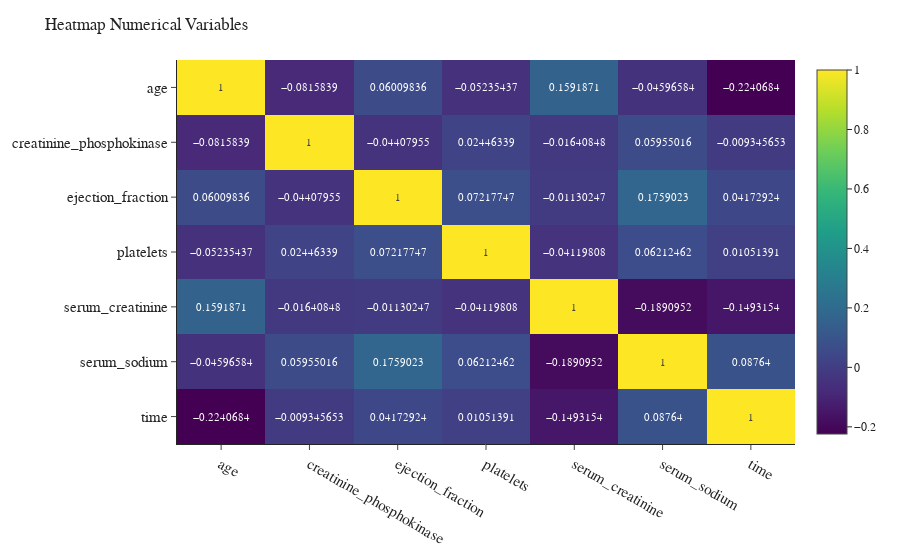

The notebook cell saved with this chart:
### Code cell
# ploting correlation of numerical variables
fig3 = px.imshow(numerical_variables.corr(),text_auto=True,aspect='auto',color_continuous_scale=px.colors.sequential.Viridis)
fig3.update_layout(template='simple_white',title='Heatmap Numerical Variables',font_family='Rockwell')
fig3.update_xaxes(tickfont_size=15)
fig3.update_yaxes(tickfont_size=15)

### Figure 1 — Plotly figure (JSON) as saved in the notebook; plotly's stock layout.template omitted (floating-point values rounded to 4 significant figures)
{"data": [{"coloraxis": "coloraxis", "hovertemplate": "x: %{x}<br>y: %{y}<br>color: %{z}<extra></extra>", "name": "0", "texttemplate": "%{z}", "type": "heatmap", "x": ["age", "creatinine_phosphokinase", "ejection_fraction", "platelets", "serum_creatinine", "serum_sodium", "time"], "xaxis": "x", "y": ["age", "creatinine_phosphokinase", "ejection_fraction", "platelets", "serum_creatinine", "serum_sodium", "time"], "yaxis": "y", "z": [[1, -0.08158, 0.0601, -0.05235, 0.1592, -0.04597, -0.2241], [-0.08158, 1, -0.04408, 0.02446, -0.01641, 0.05955, -0.009346], [0.0601, -0.04408, 1, 0.07218, -0.0113, 0.1759, 0.04173], [-0.05235, 0.02446, 0.07218, 1, -0.0412, 0.06212, 0.01051], [0.1592, -0.01641, -0.0113, -0.0412, 1, -0.1891, -0.1493], [-0.04597, 0.05955, 0.1759, 0.06212, -0.1891, 1, 0.08764], [-0.2241, -0.009346, 0.04173, 0.01051, -0.1493, 0.08764, 1]]}], "layout": {"coloraxis": {"colorscale": [[0, "#440154"], [0.1111, "#482878"], [0.2222, "#3e4989"], [0.3333, "#31688e"], [0.4444, "#26828e"], [0.5556, "#1f9e89"], [0.6667, "#35b779"], [0.7778, "#6ece58"], [0.8889, "#b5de2b"], [1, "#fde725"]]}, "font": {"family": "Rockwell"}, "margin": {"t": 60}, "title": {"text": "Heatmap Numerical Variables"}, "xaxis": {"anchor": "y", "domain": [0, 1], "tickfont": {"size": 15}}, "yaxis": {"anchor": "x", "autorange": "reversed", "domain": [0, 1], "tickfont": {"size": 15}}}}
